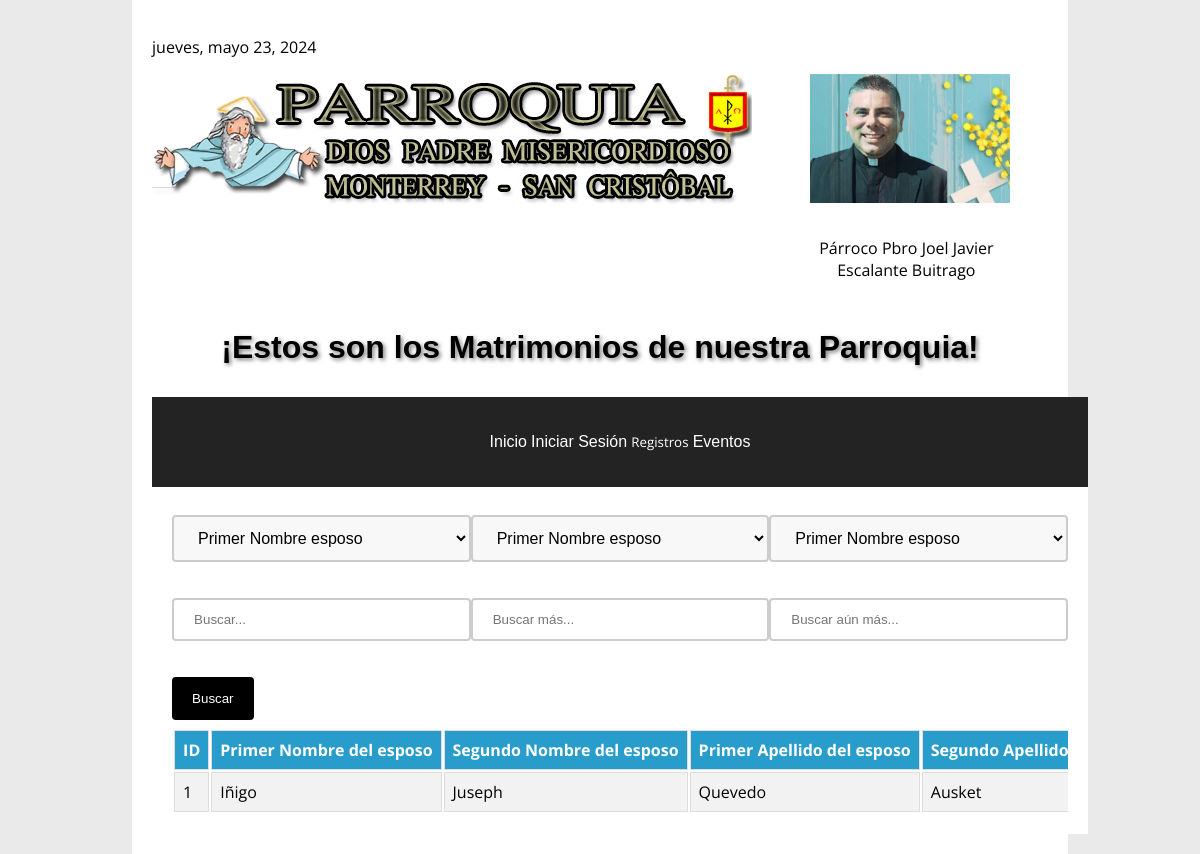
Page /indexMatrimonio.php on the committed database.
### tables this page shows
CREATE TABLE "matrimonios" (
	"id"	INTEGER NOT NULL,
	"primer_nombre_esposo"	TEXT NOT NULL,
	"segundo_nombre_esposo"	TEXT,
	"primer_apellido_esposo"	TEXT NOT NULL,
	"segundo_apellido_esposo"	TEXT,
	"primer_nombre_papa_esposo"	TEXT,
	"segundo_nombre_papa_esposo"	TEXT,
	"primer_apellido_papa_esposo"	TEXT,
	"segundo_apellido_papa_esposo"	TEXT,
	"primer_nombre_mama_esposo"	TEXT,
	"segundo_nombre_mama_esposo"	TEXT,
	"primer_apellido_mama_esposo"	TEXT,
	"segundo_apellido_mama_esposo"	TEXT,
	"lugar_de_nacimiento_esposo"	TEXT NOT NULL,
	"estado_de_nacimiento_esposo"	TEXT NOT NULL,
	"pais_de_nacimiento_esposo"	TEXT NOT NULL,
	"dia_de_nacimiento_esposo"	TEXT NOT NULL,
	"mes_de_nacimiento_esposo"	TEXT NOT NULL,
	"ano_de_nacimiento_esposo"	INTEGER NOT NULL,
	"dia_de_bautizo_esposo"	TEXT NOT NULL,
	"mes_de_bautizo_esposo"	TEXT NOT NULL,
	"ano_de_bautizo_esposo"	INTEGER NOT NULL,
	"iglesia_de_bautizo_esposo"	TEXT NOT NULL,
	"lugar_de_bautizo_esposo"	TEXT NOT NULL,
	"estado_de_bautizo_esposo"	TEXT NOT NULL,
	"pais_de_bautizo_esposo"	TEXT NOT NULL,
	"dia_de_matrimonio"	TEXT NOT NULL,
	"mes_de_matrimonio"	TEXT NOT NULL,
	"ano_de_matrimonio"	INTEGER NOT NULL,
	"primer_nombre_esposa"	TEXT NOT NULL,
	"segundo_nombre_esposa"	TEXT,
	"primer_apellido_esposa"	TEXT NOT NULL,
	"segundo_apellido_esposa"	TEXT,
	"primer_nombre_papa_esposa"	TEXT,
	"segundo_nombre_papa_esposa"	TEXT,
	"primer_apellido_papa_esposa"	TEXT,
	"segundo_apellido_papa_esposa"	TEXT,
	"primer_nombre_mama_esposa"	TEXT,
	"segundo_nombre_mama_esposa"	TEXT,
	"primer_apellido_mama_esposa"	TEXT,
	"segundo_apellido_mama_esposa"	TEXT,
	"lugar_de_nacimiento_esposa"	TEXT NOT NULL,
	"estado_de_nacimiento_esposa"	TEXT NOT NULL,
	"pais_de_nacimiento_esposa"	TEXT NOT NULL,
	"dia_de_nacimiento_esposa"	TEXT NOT NULL,
	"mes_de_nacimiento_esposa"	TEXT NOT NULL,
	"ano_de_nacimiento_esposa"	INTEGER NOT NULL,
	"dia_de_bautizo_esposa"	TEXT NOT NULL,
	"mes_de_bautizo_esposa"	TEXT NOT NULL,
	"ano_de_bautizo_esposa"	INTEGER NOT NULL,
	"iglesia_de_bautizo_esposa"	TEXT NOT NULL,
	"lugar_de_bautizo_esposa"	TEXT NOT NULL,
	"estado_de_bautizo_esposa"	TEXT NOT NULL,
	"pais_de_bautizo_esposa"	TEXT NOT NULL,
	"primer_nombre_padrino_esposo"	TEXT,
	"segundo_nombre_padrino_esposo"	TEXT,
	"primer_apellido_padrino_esposo"	TEXT,
	"segundo_apellido_padrino_esposo"	TEXT,
	"primer_nombre_madrina_esposo"	TEXT,
	"segundo_nombre_madrina_esposo"	TEXT,
	"primer_apellido_madrina_esposo"	TEXT,
	"segundo_apellido_madrina_esposo"	TEXT,
	"primer_nombre_padrino_esposa"	TEXT,
	"segundo_nombre_padrino_esposa"	TEXT,
	"primer_apellido_padrino_esposa"	TEXT,
	"segundo_apellido_padrino_esposa"	TEXT,
	"primer_nombre_madrina_esposa"	TEXT,
	"segundo_nombre_madrina_esposa"	TEXT,
	"primer_apellido_madrina_esposa"	TEXT,
	"segundo_apellido_madrina_esposa"	TEXT,
	"primer_nombre_ministro"	TEXT NOT NULL,
	"segundo_nombre_ministro"	TEXT,
	"primer_apellido_ministro"	TEXT NOT NULL,
	"segundo_apellido_ministro"	TEXT,
	"numLibro_matrimonio"	INTEGER NOT NULL,
	"folio_matrimonio"	INTEGER NOT NULL,
	"numeral_matrimonio"	INTEGER NOT NULL,
	"notaMar_matrimonio"	TEXT,
	"finalidad"	TEXT,
	PRIMARY KEY("id")
);

### indexMatrimonio.php (the view, shortened to what the rows shown need)
<?php
include("conexion2.php");
$search = (isset($_GET['search'])) ? $_GET['search'] : '';
$column = (isset($_GET['column'])) ? $_GET['column'] : 'primer_nombre_esposo';
$search2 = (isset($_GET['search2'])) ? $_GET['search2'] : '';
$column2 = (isset($_GET['column2'])) ? $_GET['column2'] : 'primer_apellido_esposo';
$search3 = (isset($_GET['search3'])) ? $_GET['search3'] : '';
$column3 = (isset($_GET['column3'])) ? $_GET['column3'] : 'ano_de_nacimiento_esposo';
$stmt = $db->prepare("SELECT * FROM [matrimonios] WHERE " . $column . " LIKE :search AND " . $column2 . " LIKE :search2 AND " . $column3 . " LIKE :search3");
$stmt->execute(array(':search' => '%' . $search . '%', ':search2' => '%' . $search2 . '%', ':search3' => '%' . $search3 . '%'));
$data = $stmt->fetchAll(PDO::FETCH_ASSOC);
$stmt = $db->prepare("SELECT * FROM [matrimonios]");
$stmt->execute();
$data = $stmt->fetchAll(PDO::FETCH_ASSOC);
?>
<!DOCTYPE html>
<html>
<head>
    <link rel="stylesheet" type="text/css" href="stylesRegistros.css">
</head>
<body>
    <div class="header">
        <h1>¡Estos son los Matrimonios de nuestra Parroquia!</h1>
            <div class="container">
            <table>
            <tr>
            <th>ID</th>
            <th>Primer Nombre del esposo</th>
            <th>Segundo Nombre del esposo</th>
            <th>Primer Apellido del esposo</th>
            <th>Segundo Apellido del esposo</th>
        </tr>
            <?php foreach ($data as $row): ?>
                <tr>
                    <td>
                        <?php
                        if (isset($_SESSION['nombre_usuario'])) {
                            $nombre_usuario = $_SESSION['nombre_usuario'];
                            $stmt = $db->prepare("SELECT [es_administrador] FROM [usuarios] WHERE [nombre_usuario] = ?");
                            $stmt->execute([$nombre_usuario]);
                            $user = $stmt->fetch(PDO::FETCH_ASSOC);
                            if ($user['es_administrador']) {
                                echo '<a href="documentoMatrimonio.php?id=' . $row['id'] . '"><button type="button">' . $row['id'] . '</button></a>';
                                echo '<input type="button" name="del" id="del" value="Borrar" onclick="return confirmDelete(' . $row['id'] . ')">';
                                echo '
                                <script>
                                    function confirmDelete(id) {
                                        var confirmation = confirm("¿Estás seguro de que quieres borrar este registro?");
                                        if (confirmation) {
                                            window.location.href = "borrar2.php?id=" + id;
                                        }
                                        return false;
                                    }
                                </script>
                                ';
                                echo '<a href="actualizarMatrimonio.php?id=' . $row['id'] .
                                        '& nom1_esposo=' . $row['primer_nombre_esposo'] .
                                        '& nom2_esposo=' . $row['segundo_nombre_esposo'] .
                                        '& ape1_esposo=' . $row['primer_apellido_esposo'] .
                                        '& ape2_esposo=' . $row['segundo_apellido_esposo'] .
                                        '& nom_papa1_esposo=' . $row['primer_nombre_papa_esposo'] .
                                        '& nom_papa2_esposo=' . $row['segundo_nombre_papa_esposo'] .
                                        '& apepapa1_esposo=' . $row['primer_apellido_papa_esposo'] .
                                        '& apepapa2_esposo=' . $row['segundo_apellido_papa_esposo'] .
                                        '& nom_mama1_esposo=' . $row['primer_nombre_mama_esposo'] .
                                        '& nom_mama2_esposo=' . $row['segundo_nombre_mama_esposo'] .
                                        '& apemama1_esposo=' . $row['primer_apellido_mama_esposo'] .
                                        '& apemama2_esposo=' . $row['segundo_apellido_mama_esposo'] .
                                        '& lugar_nac_esposo=' . $row['lugar_de_nacimiento_esposo'] .
                                        '& estado_nac_esposo=' . $row['estado_de_nacimiento_esposo'] .
                                        '& pais_nac_esposo=' . $row['pais_de_nacimiento_esposo'] .
                                        '& dia_nac_esposo=' . $row['dia_de_nacimiento_esposo'] .
                                        '& mes_nac_esposo=' . $row['mes_de_nacimiento_esposo'] .
                                        '& ano_nac_esposo=' . $row['ano_de_nacimiento_esposo'] .
                                        '& dia_bau_esposo=' . $row['dia_de_bautizo_esposo'] .
                                        '& mes_bau_esposo=' . $row['mes_de_bautizo_esposo'] .
                                        '& ano_bau_esposo=' . $row['ano_de_bautizo_esposo'] .
                                        '& iglesia_bau_esposo=' . $row['iglesia_de_bautizo_esposo'] .
                                        '& lugar_bau_esposo=' . $row['lugar_de_bautizo_esposo'] .
                                        '& estado_bau_esposo=' . $row['estado_de_bautizo_esposo'] .
                                        '& pais_bau_esposo=' . $row['pais_de_bautizo_esposo'] .
                                        '& dia_matrimonio=' . $row['dia_de_matrimonio'] .
                                        '& mes_matrimonio=' . $row['mes_de_matrimonio'] .
                                        '& ano_matrimonio=' . $row['ano_de_matrimonio'] .
                                        '& nom1_esposa=' . $row['primer_nombre_esposa'] .
                                        '& nom2_esposa=' . $row['segundo_nombre_esposa'] .
                                        '& ape1_esposa=' . $row['primer_apellido_esposa'] .
                                        '& ape2_esposa=' . $row['segundo_apellido_esposa'] .
                                        '& nom_papa1_esposa=' . $row['primer_nombre_papa_esposa'] .
                                        '& nom_papa2_esposa=' . $row['segundo_nombre_papa_esposa'] .
                                        '& apepapa1_esposa=' . $row['primer_apellido_papa_esposa'] .
                                        '& apepapa2_esposa=' . $row['segundo_apellido_papa_esposa'] .
                                        '& nom_mama1_esposa=' . $row['primer_nombre_mama_esposa'] .
                                        '& nom_mama2_esposa=' . $row['segundo_nombre_mama_esposa'] .
                                        '& apemama1_esposa=' . $row['primer_apellido_mama_esposa'] .
                                        '& apemama2_esposa=' . $row['segundo_apellido_mama_esposa'] .
                                        '& lugar_nac_esposa=' . $row['lugar_de_nacimiento_esposa'] .
                                        '& estado_nac_esposa=' . $row['estado_de_nacimiento_esposa'] .
                                        '& pais_nac_esposa=' . $row['pais_de_nacimiento_esposa'] .
                                        '& dia_nac_esposa=' . $row['dia_de_nacimiento_esposa'] .
                                        '& mes_nac_esposa=' . $row['mes_de_nacimiento_esposa'] .
                                        '& ano_nac_esposa=' . $row['ano_de_nacimiento_esposa'] .
                                        '& dia_bau_esposa=' . $row['dia_de_bautizo_esposa'] .
                                        '& mes_bau_esposa=' . $row['mes_de_bautizo_esposa'] .
                                        '& ano_bau_esposa=' . $row['ano_de_bautizo_esposa'] .
                                        '& iglesia_bau_esposa=' . $row['iglesia_de_bautizo_esposa'] .
                                        '& lugar_bau_esposa=' . $row['lugar_de_bautizo_esposa'] .
                                        '& estado_bau_esposa=' . $row['estado_de_bautizo_esposa'] .
                                        '& pais_bau_esposa=' . $row['pais_de_bautizo_esposa'] .
                                        '& nom_padri1_esposo=' . $row['primer_nombre_padrino_esposo'] .
                                        '& nom_padri2_esposo=' . $row['segundo_nombre_padrino_esposo'] .
                                        '& apepadri1_esposo=' . $row['primer_apellido_padrino_esposo'] .
                                        '& apepadri2_esposo=' . $row['segundo_apellido_padrino_esposo'] .
                                        '& nom_madri1_esposo=' . $row['primer_nombre_madrina_esposo'] .
                                        '& nom_madri2_esposo=' . $row['segundo_nombre_madrina_esposo'] .
                                        '& apemadri1_esposo=' . $row['primer_apellido_madrina_esposo'] .
                                        '& apemadri2_esposo=' . $row['segundo_apellido_madrina_esposo'] .
                                        '& nom_padri1_esposa=' . $row['primer_nombre_padrino_esposa'] .
                                        '& nom_padri2_esposa=' . $row['segundo_nombre_padrino_esposa'] .
                                        '& apepadri1_esposa=' . $row['primer_apellido_padrino_esposa'] .
                                        '& apepadri2_esposa=' . $row['segundo_apellido_padrino_esposa'] .
                                        '& nom_madri1_esposa=' . $row['primer_nombre_madrina_esposa'] .
                                        '& nom_madri2_esposa=' . $row['segundo_nombre_madrina_esposa'] .
                                        '& apemadri1_esposa=' . $row['primer_apellido_madrina_esposa'] .
                                        '& apemadri2_esposa=' . $row['segundo_apellido_madrina_esposa'] .
                                        '& nom_minis1=' . $row['primer_nombre_ministro'] .
                                        '& nom_minis2=' . $row['segundo_nombre_ministro'] .
                                        '& apeminis1=' . $row['primer_apellido_ministro'] .
                                        '& apeminis2=' . $row['segundo_apellido_ministro'] .
                                        '& numLibro_matrimonio=' . $row['numLibro_matrimonio'] .
                                        '& folio_matrimonio=' . $row['folio_matrimonio'] .
                                        '& numeral_matrimonio=' . $row['numeral_matrimonio'] .
                                        '& notaMar_matrimonio=' . $row['notaMar_matrimonio'] .
                                        '& finalidad=' . $row['finalidad'] . '"><input type="button" name="up" id="up" value="Actualizar"></a>';
                                                            } else {
                                                                echo $row['id'];
                                                            }
                                                        } else {
                                                            echo $row['id'];
                                                        }
                                                        ?>
                                                    </td>
                    <td><?php echo $row['primer_nombre_esposo'] ; ?></td>
                    <td><?php echo $row['segundo_nombre_esposo'] ; ?></td>
                    <td><?php echo $row['primer_apellido_esposo'] ; ?></td>
                    <td><?php echo $row['segundo_apellido_esposo'] ; ?></td>
                </tr>
            <?php endforeach; ?>
        </table>
</body>
</html>

### rows in the picture
matrimonios: id "1", primer_nombre_esposo "Iñigo", segundo_nombre_esposo "Juseph", primer_apellido_esposo "Quevedo", segundo_apellido_esposo "Ausket"
